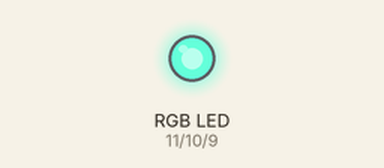
This sketch was run on a simulated Arduino Uno, built with avr-gcc and run on an emulated ATmega328P. Shown: an RGB LED mixed from three pins (HIGH = lit).

Above: at 0.05 s.
At 2.0 s:
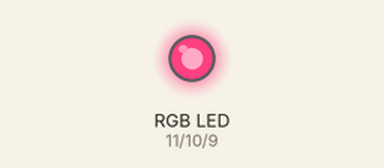
Timing chart, 0 to 4.6 s (numbered marks = the images above):
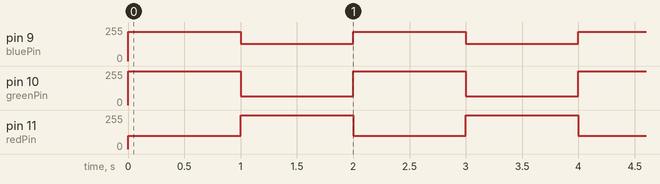

The sketch:

10E_FavColor.ino
```cpp
int redPin = 11;
int greenPin = 10;
int bluePin = 9;

void setup() {
  pinMode(redPin, OUTPUT);
  pinMode(greenPin, OUTPUT);
  pinMode(bluePin, OUTPUT);
}

void loop() {
  // Turquoise-ish color (custom)
  SetColor(0x64, 0xFF, 0xDA);
  delay(1000);
  // Pink-ish color (custom)
  SetColor(0xFF, 0x40, 0x81);
  delay(1000);
}

void SetColor(int red, int green, int blue) {
  analogWrite(redPin, red);
  analogWrite(greenPin, green);
  analogWrite(bluePin, blue);
}
```

Measured:
- by itself, pin 9 (bluePin): alternates 218/255 for 1.0 s and 129/255 for 1.0 s
- by itself, pin 10 (greenPin): alternates 255/255 for 1.0 s and 64/255 for 1.0 s
- by itself, pin 11 (redPin): alternates 255/255 for 1.0 s and 100/255 for 1.0 s
